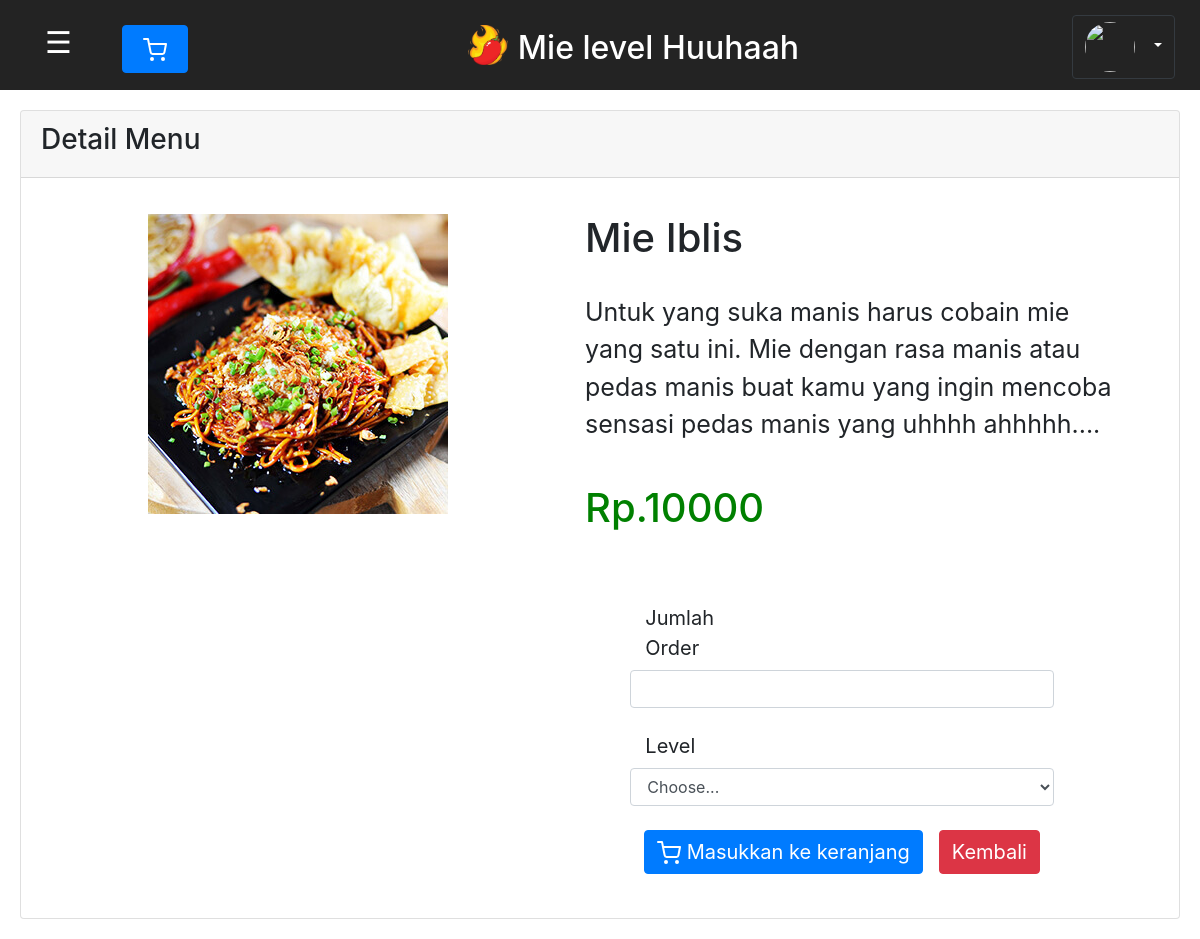
/detail_menu_mkn.php?id=MKN01, run on the app's committed database.
### tables this page shows
CREATE TABLE `menu` (
  `id_menu` varchar(10) NOT NULL,
  `nama_menu` varchar(100) DEFAULT NULL,
  `jenis_menu` varchar(20) DEFAULT NULL,
  `harga` int(20) DEFAULT NULL,
  `detail` varchar(200) DEFAULT NULL,
  `foto_menu` varchar(100) NOT NULL
);

### functions.php (called while the page is built, shortened)
<?php
$conn = mysqli_connect("localhost", "root", "", "dbresto");
function query($query){
	global $conn;
	$result = mysqli_query($conn, $query);
	$rows = [];
	while ($row = mysqli_fetch_assoc($result)){
		$rows[] = $row;
	}
	return $rows;
}
?>

### detail_menu_mkn.php (the view, shortened to what this page needs)
<?php
require "functions.php";
$id_menu = $_GET['id'];
$menu = query("SELECT * FROM menu WHERE id_menu='$id_menu'")[0];
?>
<!DOCTYPE html>
<html lang="en">
<head>
    <link rel="stylesheet" href="style.css?v=1.0">
    <link rel="stylesheet" type="text/css" href="https://cdnjs.cloudflare.com/ajax/libs/twitter-bootstrap/4.5.2/css/bootstrap.css">
	<link rel="stylesheet" type="text/css" href="https://cdn.datatables.net/1.10.22/css/dataTables.bootstrap4.min.css">
</head>
<body>
        <div class="judul sticky-top">
            <button class="openbtn" onclick="openNav()">&#9776;</button>
            <a href="order_cst.php" type="button" class="btn btn-primary position-absolute" style="padding:10px 20px; margin-left: 30px;">
                <span data-feather="shopping-cart"></span>
            </a>
            <div class="brand row align-items-center justify-content-center">
                <img src="img/logo.png" class="logo">
                <h2>Mie level Huuhaah</h2>
            </div>
            <div class="account">
                <div class="dropdown">
                        <?php
                            $id = $_SESSION['id_cst'];
                            $hasil = mysqli_query($conn,"SELECT * FROM customer WHERE id_cst = '$id'");
                            $data = mysqli_fetch_assoc($hasil);
                        ?>
                    <button class="btn btn-dark dropdown-toggle" type="button" id="dropdownMenuButton2" data-bs-toggle="dropdown" aria-expanded="true">
                        <img src="photo/<?= $data['foto_cst'];?>" class="bulat" style="background-size:cover;"><?= $data['nama_cst'];?>
                    </button>
                </div>
            </div>
        </div>
        <div class="content" id="content">
                <div class="card">
		            <div class="card-header">
			            <h3>Detail Menu</h3>
		            </div>
                    <div class="card-body">
                        <div class="row">
                            <div class="col-6 row justify-content-center mt-3">
                                <div class="border-img" style="width=100%; height:500px;">
                                    <img src="photo/<?= $menu['foto_menu'];?>" style="width: 300px; height:300px;">
                                </div>
                            </div>
                            <div class="col-6 mt-3">
                                <h1><?= $menu['nama_menu']?></h1><br>
                                <p style="font-size: 25px;"><?= $menu['detail']?></p><br>
                                <h1 style="color:green;">Rp.<?= $menu["harga"]; ?></h1>
                                <form action="detail_menu_mkn.php" method="POST" class="col-12 mt-4 row justify-content-center align-items-center">
                                    <div class=" mb-4 mt-4 row justify-content-center " style="width: 800px;">
                                        <div class="col-sm-10 mt-3">
                                            <label class="col-sm-3 col-form-label" style="font-size:20px;">Jumlah Order</label>
                                            <input type="text" class="form-control" name='jml_order' id="jml_order" required>
                                        </div>
                                        <div class="col-sm-10 mt-3">
                                            <label class="col-sm-3 col-form-label" style="font-size:20px;">Level</label>
                                            <select name="level" class="form-control" aria-label=".form-select-lg example" required>
                                                <option disabled selected>Choose...</option>
                                            </select>
                                        </div>
                                        <button
                                            name="order" id="order"
                                            style="font-size: 20px;" name="detail"
                                            class="btn btn-primary mt-4">
                                            <span data-feather="shopping-cart"></span>   Masukkan ke keranjang
                                        </button>
                                        <a href="dashboard_cst.php" class="btn btn-danger mt-4 ml-3" style="font-size: 15pt;">Kembali</a>
                                </form>
                            </div>
                        </div>
                    </div>
                </div>
        </div>
</body>
</html>

### style.css (style rules this page uses)
body { font-family: 'roboto'; background-color: #ddd; }
.judul { background: #232323; padding: 25px; width: 100%; }
.judul h2 { text-align: center; height: 15px; color: #ffffff; margin-top: -10px; }
.brand img { width: 40px; height: 40px; margin: 0 10px 0 0; }
.openbtn { font-size: 30px; float: left; cursor: pointer; background-color: #232323; color: white; padding: 5px 20px; border: none; text-align: start; margin-top: -10px; }
.account { display: block; float: right; cursor: pointer; color: black; margin-top: -50px; }
.bulat { position: relative; width: 50px; height: 50px; border-radius: 50%; margin: 0 10px 0 0; background-size: cover; }
#dropdownMenuButton2 { background-color: #232323; color: white; }
#content { transition: margin-left .5s; padding: 20px; }

### data on the page
menu: foto_menu (picture), nama_menu "Mie Iblis", detail "Untuk yang suka manis harus cobain mie yang satu ini. Mie dengan rasa manis atau pedas manis buat kamu yang ingin mencoba sensasi pedas manis yang uhhhh ahhhhh....", harga "10000"
